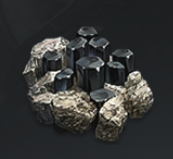
#> input picture samples/dark_ochre.png, 173 x 159 px; the run also reads 1 picture not shown here
$ python -i Processor.py   (imports and definitions only)
#> lines starting #> are read from the running program, lines starting #| are printed output that depends on the picture; after the words box and inside, x2 and y2 are one past the last pixel; in counts of white or black regions, pixels touching at a corner belong together
### ResourcesImageProcessor/PointsOperations.py
import math


class PointsCollections:
    def __init__(self):
        self._pointsByX = dict()

    def add_point(self, x, y):
        if x not in self._pointsByX:
            self._pointsByX[x] = list()

        if y not in self._pointsByX[x]:
            self._pointsByX[x].append(y)

    def count_points(self):
        if not self._pointsByX:
            return 0

        threshold = 10

        iterator = iter(self._pointsByX.items())

        result_points = list()

        last_pointX, last_pointY = next(iterator)
        result_points.append((last_pointX, last_pointY[0]))

        for pointX, pointY in iterator:
            pointY = pointY[-1]
            last_pointX = result_points[-1][0]
            last_pointY = result_points[-1][1]

            if (math.fabs(pointX - last_pointX) > threshold or
                    math.fabs(pointY - last_pointY) > threshold):

                if self.is_point_already_saved(
                        pointX, pointY, result_points, threshold):
                    continue

                result_points.append((pointX, pointY))

        return len(result_points)

    # [7 lines left out: function is_point_already_saved, not called in this run]

### ResourcesImageProcessor/Processor.py
import os
from collections import namedtuple
from pathlib import Path

import numpy as np
import cv2
import imutils

from ResourcesImageProcessor import PointsOperations
from ResourcesImageProcessor.NumbersDetection import NumberParser

resource = namedtuple('Resource', 'name, amount')


class ResourceImageProcessException(Exception):
    pass


class ResourceDuplication(ResourceImageProcessException):
    pass


def load_samples():
    samples = dict()

    directory = r'../samples'
    for entry in os.scandir(directory):
        if (entry.path.endswith(".png")) and entry.is_file():
            samples[Path(os.path.basename(entry.path)).stem] = cv2.imread(entry.path, 0)

    return samples


g_samples = load_samples()
#> g_samples = 4 items


def find_template_in_image_many(main_image, template):

    img_gray = main_image

    res = cv2.matchTemplate(img_gray, template, cv2.TM_CCOEFF_NORMED)
    threshold = 0.8
    loc = np.where(res >= threshold)
    points_collections = PointsOperations.PointsCollections()
    for pt in zip(*loc[::-1]):
        points_collections.add_point(pt[0], pt[1])
        # [5 lines of commented-out code are left out]

    return points_collections.count_points() > 1


def find_template_in_image(main_image, template, resouce_name):
    templateCanny = cv2.Canny(template, 50, 200)
    (tH, tW) = templateCanny.shape[:2]
    # cv2.imshow("Template", template)
    # cv2.waitKey(0)
    gray_image = cv2.cvtColor(main_image, cv2.COLOR_BGR2GRAY)
    found = None
    # loop over the scales of the image
    for scale in np.linspace(0.2, 1.0, 20)[::-1]:
        # resize the image according to the scale, and keep track
        # of the ratio of the resizing
        resized = imutils.resize(gray_image,
                                 width=int(gray_image.shape[1] * scale))
        r = gray_image.shape[1] / float(resized.shape[1])
        # if the resized image is smaller than the template, then break
        # from the loop
        if resized.shape[0] < tH or resized.shape[1] < tW:
            break

        # detect edges in the resized, grayscale image and apply template
        # matching to find the template in the image
        edged = cv2.Canny(resized, 50, 200)
        result = cv2.matchTemplate(edged, templateCanny, cv2.TM_CCOEFF_NORMED)
        (_, maxVal, _, maxLoc) = cv2.minMaxLoc(result)

        # check to see if the iteration should be visualized
        # if args.get("visualize", False):
        # draw a bounding box around the detected region

        # clone = np.dstack([edged, edged, edged])
        # cv2.rectangle(clone, (maxLoc[0], maxLoc[1]),
        #               (maxLoc[0] + tW, maxLoc[1] + tH), (0, 0, 255), 2)
        # cv2.imshow("Visualize", clone)
        # cv2.waitKey(0)

        # if we have found a new maximum correlation value, then update
        # the bookkeeping variable
        if found is None or maxVal > found[0]:
            found = (maxVal, maxLoc, r, resized)

    if not found:
        return False, None

    # unpack the bookkeeping variable and compute the (x, y) coordinates
    # of the bounding box based on the resized ratio
    (maxVal, maxLoc, r, resized) = found

    if find_template_in_image_many(resized, template):
        raise ResourceDuplication(
            'More then one resource of type "{}"'.format(resouce_name))

    threshold = 0.9

    if maxVal <= threshold:
        return False, None

    (startX, startY) = (int(maxLoc[0] * r), int(maxLoc[1] * r))
    (endX, endY) = (int((maxLoc[0] + tW) * r), int((maxLoc[1] + tH) * r))

    # [6 lines of commented-out code are left out]
    heightAmountRect = 38
    (startX, startY) = (startX, endY + 2)

    endY = startY + int(heightAmountRect)

    # [9 lines of commented-out code are left out]
    number = NumberParser.get_number(main_image[startY:endY, startX:endX])

    return found, number


# return file descriptor
def process_image(main_image):
    result = dict()

    for resource_name, template_image in g_samples.items():
        found, value = find_template_in_image(
            main_image, template_image, resource_name)

        if found:
            result[resource_name] = value
#> this loop made 2 passes
#> (tH in find_template_in_image, tW in find_template_in_image, maxVal in find_template_in_image, maxLoc in find_template_in_image, r in find_template_in_image) on pass 1: (159, 173, 0.167, (0, 0), 1)
#> (tH in find_template_in_image, tW in find_template_in_image, maxVal in find_template_in_image, r in find_template_in_image) on pass 2: (159, 173, 0.972, 1)
#> pass 1, in find_template_in_image, `templateCanny = cv2.Canny(template, 50, 200)`:
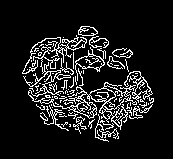
#> templateCanny: shape (159, 173); 11.3% white in thin lines or dots, all inside (x1, y1, x2, y2) = (22, 26, 154, 142)
#> pass 1, in find_template_in_image, `gray_image = cv2.cvtColor(main_image, cv2.COLOR_BGR2GRAY)`:
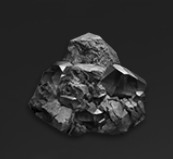
#> gray_image: shape (159, 173); min 0, max 252, mean 46
#> pass 2, in find_template_in_image (call 2), `templateCanny = cv2.Canny(template, 50, 200)`:
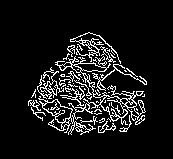
#> templateCanny: shape (159, 173); 9.5% white in thin lines or dots, all inside (x1, y1, x2, y2) = (28, 32, 147, 135)
#> after the loop, result = 0 items

    return result

>>> import cv2
>>> picture = cv2.imread('../samples/arkonor.png')
#> (the run stopped early here; a loop or call above may not have finished)
